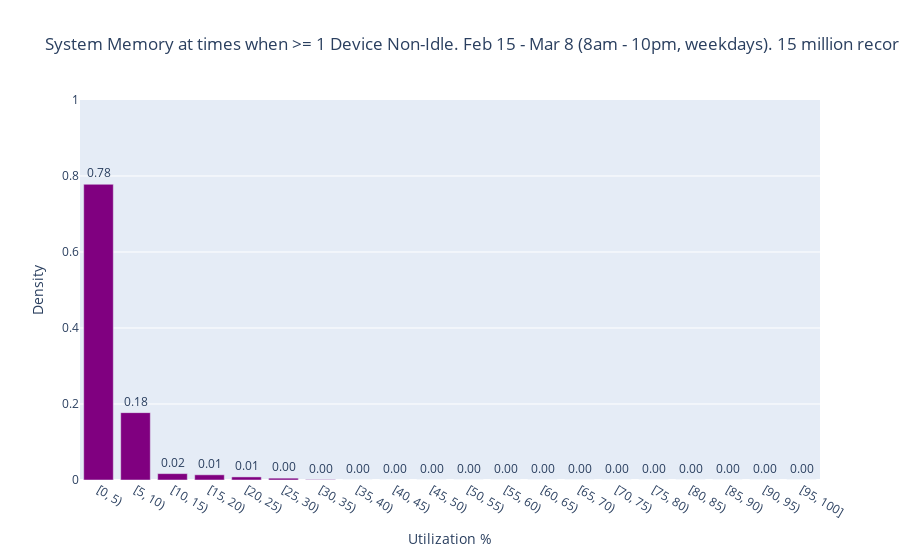

The code cell stored with this chart in its notebook:
### Markdown cell above
## CPU Plots

### Code cell
vals_list = [workday_cpu_mem_vals]
names = ["System Memory"]
colors = ["purple"]
title = "System Memory at times when >= 1 Device Non-Idle. Feb 15 - Mar 8 (8am - 10pm, weekdays). 15 million records (from 4 nodes)"
y_range = [0, 1]
workday_cpu_mem_fig = create_hist(vals_list, names, colors, title, y_range=y_range)
workday_cpu_mem_fig.show()

### Figure 1 — Plotly figure (JSON) as saved in the notebook; plotly's stock layout.template omitted (floating-point values rounded to 4 significant figures)
{"data": [{"marker": {"color": "purple"}, "name": "System Memory", "text": [0.7782, 0.1773, 0.0168, 0.01367, 0.008111, 0.004847, 0.001108, 0, 0, 0, 0, 0, 0, 0, 0, 0, 0, 0, 0, 6.601e-08], "textposition": "outside", "texttemplate": "%{text:.2f}", "type": "bar", "x": ["[0, 5)", "[5, 10)", "[10, 15)", "[15, 20)", "[20, 25)", "[25, 30)", "[30, 35)", "[35, 40)", "[40, 45)", "[45, 50)", "[50, 55)", "[55, 60)", "[60, 65)", "[65, 70)", "[70, 75)", "[75, 80)", "[80, 85)", "[85, 90)", "[90, 95)", "[95, 100]"], "y": [0.7782, 0.1773, 0.0168, 0.01367, 0.008111, 0.004847, 0.001108, 0, 0, 0, 0, 0, 0, 0, 0, 0, 0, 0, 0, 6.601e-08]}], "layout": {"autosize": true, "title": {"text": "System Memory at times when >= 1 Device Non-Idle. Feb 15 - Mar 8 (8am - 10pm, weekdays). 15 million records (from 4 nodes)"}, "xaxis": {"autorange": true, "range": [-0.5, 19.5], "title": {"text": "Utilization %"}, "type": "category"}, "yaxis": {"range": [0, 1], "title": {"text": "Density"}, "type": "linear"}}}
